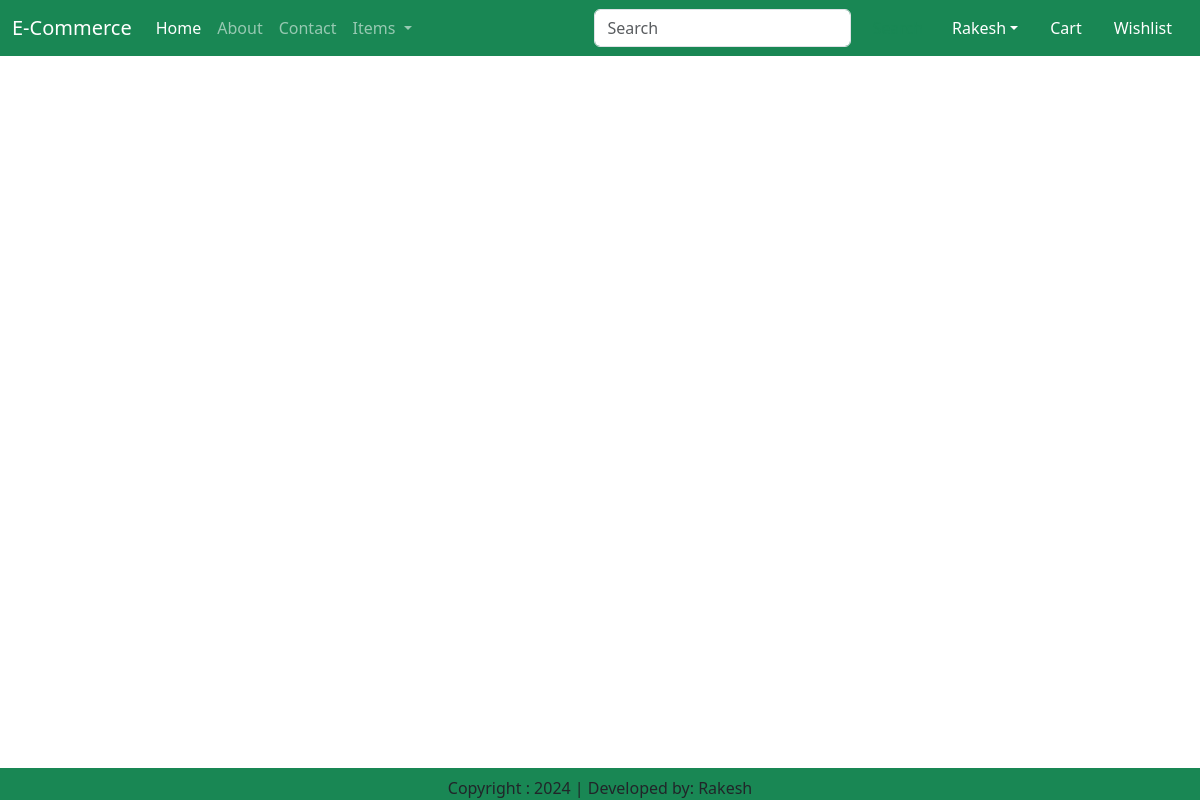
Before: /cart (signed in) with the older database file.
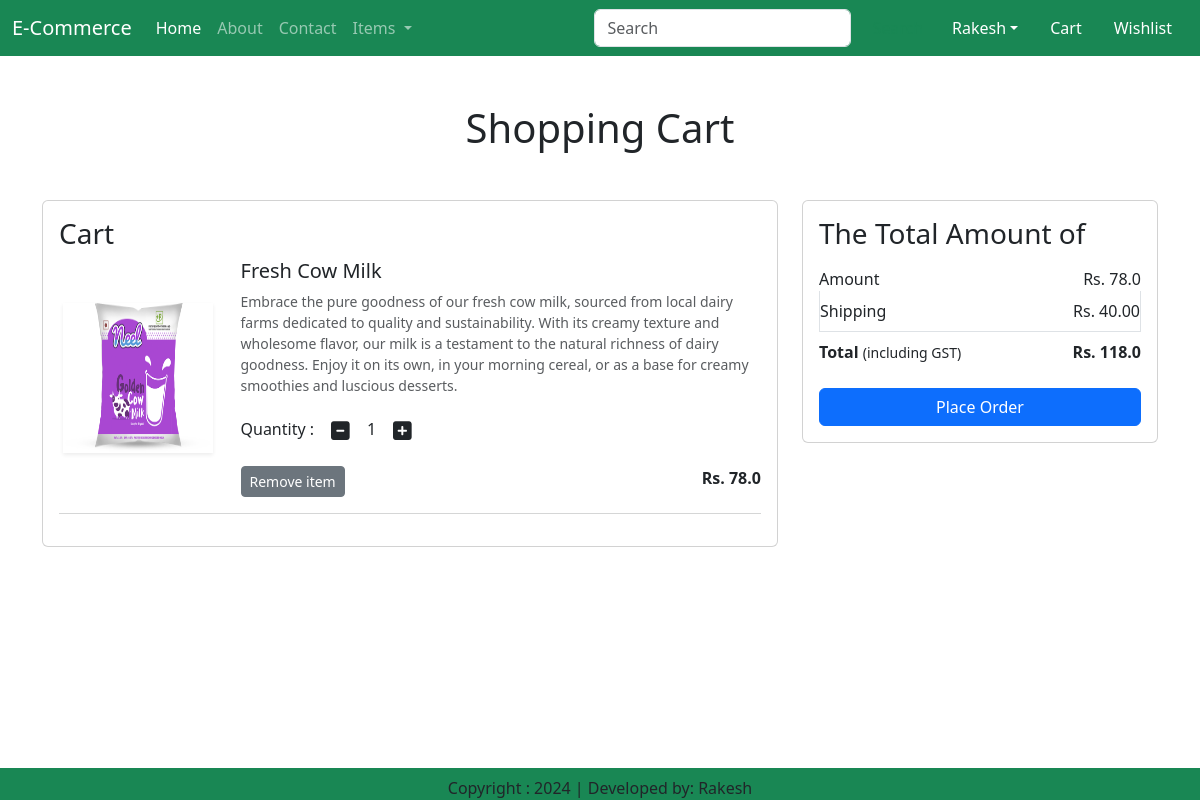
After: the same page with the newer database file.
### EcApp/models.py (models this page shows, shortened)
class Cart(models.Model):
    user = models.ForeignKey(User,on_delete=models.CASCADE)
    product = models.ForeignKey(Product,on_delete=models.CASCADE)
    quantity = models.PositiveIntegerField(default=1)

class Product (models.Model):
    title = models.CharField(max_length=100)
    selling_price = models.FloatField()
    discounted_price = models.FloatField( )
    description = models.TextField()
    composition = models.TextField(default='')
    prodapp = models.TextField(default='')
    category = models.CharField (choices = CATEGORY_CHOICES, max_length=2)
    product_image = models.ImageField(upload_to=' product')

### EcApp/views.py (the view)
def show_cart(request):
    user = request.user
    cart = Cart.objects.filter(user=user)
    amount = 0
    for p in cart:
        value = p.quantity * p.product.discounted_price
        amount += value
        totalamount = amount + 40
    return render(request,'addtocart.html',locals())

### EcApp/templates/addtocart.html (shortened to what this page needs)
{% extends 'base.html' %}
{% load static %}
{% block main-content %}
<div class="container my-5">
    <div class="row">
        {% if cart %}
        <h1 class="text-center mb-5">Shopping Cart</h1>
        <div class="col-sm-8">
            <div class="card">
                <div class="card-body">
                    <h3>Cart</h3>
                    {% for item in cart %}
                    <div class="row">
                        <div class="col-sm-3 text-center align-self-center"><img
                                src="{{item.product.product_image.url}}" alt="" srcset=""
                                class="img-fluidimg-thumbnail shadow-sm" height="150" width="150"></div>
                        <div class="col-sm-9">
                            <div>
                                <h5>{{item.product.title}}</h5>
                                <p class="mb-2 text-muted small">{{item.product.description}}</p>
                                <div class="my-3">
                                    <label for="quantity">Quantity :</label>
                                        <a class="minus-cart btn" pid= {{item.product.id}} ><i
                                                class="fas fa-minus-square fa-lg"></i></a>
                                        <span id="quantity">{{item.quantity}}</span>
                                        <a class="plus-cart btn" pid={{item.product.id}}><i
                                                class="fas fa-plus-square fa-lg"></i></a>
                                </div>
                                <div class="d-flex justify-content-between">
                                    <a href="#" class="remove-cart btn btn-sm btn-secondary mr-3"
                                       pid={{item.product.id}}>Remove item </a>
                                    <p class="mb-0"><span><strong>Rs. {{item.product.discounted_price}}</strong></span>
                                    </p>
                                </div>
                            </div>
                        </div>
                    </div>
                    <hr class="text-muted">
                    {% endfor %}
                </div>
            </div>
        </div>
        <div class="col-sm-4">
            <div class="card">
                <div class="card-body">
                    <h3>The Total Amount of</h3>
                    <ul class="list-group">
                        <li class="list-group-item d-flex justify-content-between align-items-center border-0 px-0 pb-0">
                            Amount<span id="amount">Rs. {{amount}}</span>
                        </li>
                        <li class="list-group-item d-flex justify-content-between align-items-center px-0">
                            Shipping<span>Rs. 40.00</span></li>
                        <li class="list-group-item d-flex justify-content-between align-items-center border-0 px-0 mb-3">
                            <div>
                                <strong>Total</strong> <small>(including GST)</small>
                            </div>
                            <span id="totalamount"><strong>Rs. {{totalamount}}</strong></span>
                        </li>
                    </ul>
                    <div class="d-grid"><a href="{% url 'checkout' %}" class="btn btn-primary">Place Order</a></div>
                </div>
            </div>
        </div>
        {% endif %}
    </div>
</div>
{% endblock %}

Changed rows visible on the page:
added Cart: product.product_image (picture), product "Fresh Cow Milk", product.description "Embrace the pure goodness of our fresh cow milk, sourced from local dairy farms dedicated to quality and sustainability. With its creamy texture and wholesome flavor, our milk is a testament to the natural richness of dairy goodness. Enjoy it on its own, in your morning cereal, or as a base for creamy smoothies and luscious desserts.", quantity "1", product.discounted_price "78.0"
Other visible differences:
{{ amount }}: (not shown) → "78.0"
{{ totalamount }}: (not shown) → "118.0"
text now shown: "Shopping Cart Cart The Total Amount of Amount Rs. Shipping Rs. 40.00 Total (including GST) Rs. Place Order"
